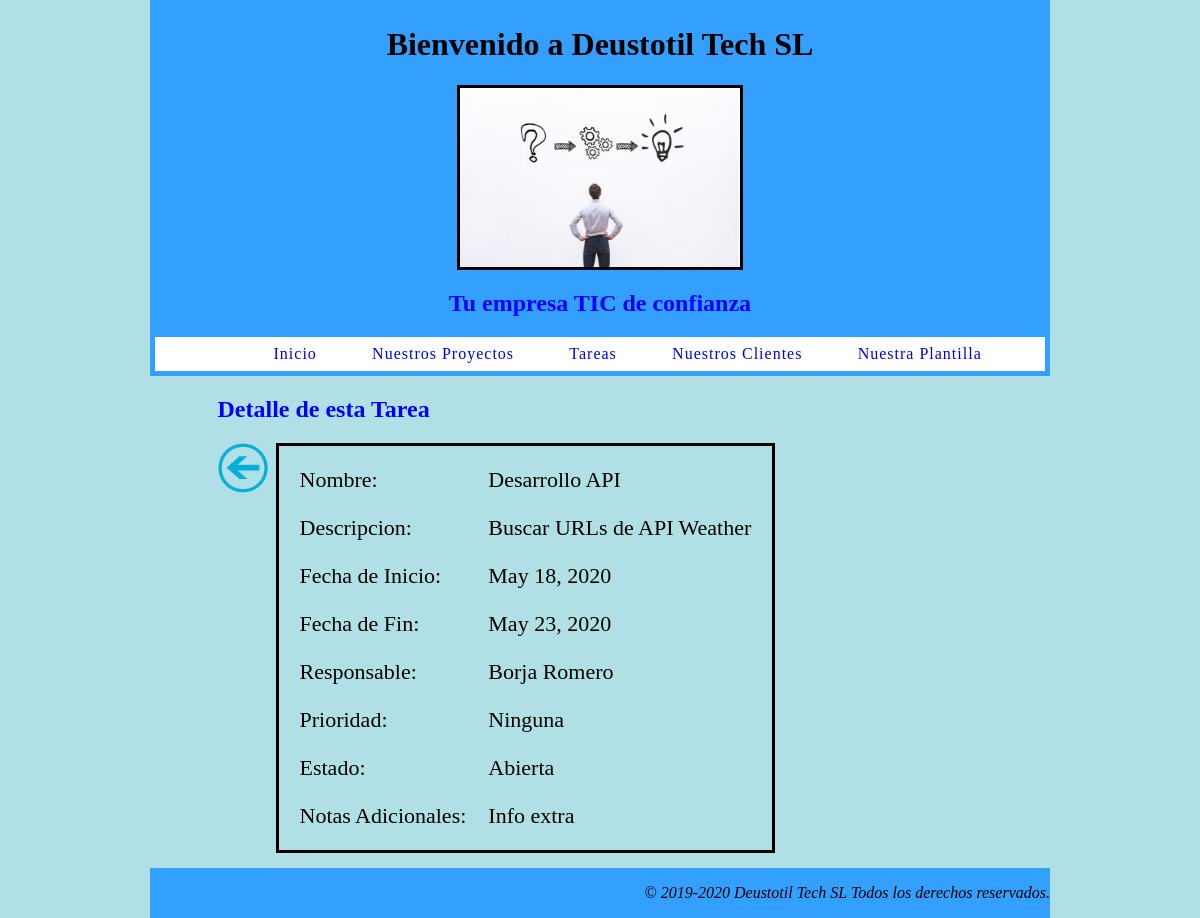
Screenshot of /index/tarea/1/ with the database file from the repository.
### appDeustotilTECHSL/models.py (models this page shows, shortened)
class Tarea(models.Model):
    nombre = models.CharField(max_length=25)
    descripcion = models.CharField(max_length=120)
    fecha_inicio = models.DateField(default=date.today())
    fecha_fin = models.DateField(default=date.today())
    responsable = models.ForeignKey(Empleado, null=True, on_delete=models.SET_NULL)
    prioridad = models.CharField(max_length=25, choices=PRIORIDADES, default="Ninguna")
    estadoTarea = models.CharField(max_length=25, choices=ESTADO_TAREA, default="Asignada")
    nota_adicional = models.TextField(default='Rellena este campo con información adicional',max_length=750)

class Empleado(models.Model):
    dni = models.CharField(max_length=12)
    foto_perfil = models.ImageField(upload_to='fotos_perfil/', blank=True)
    nombre = models.CharField(max_length=25)
    apellido1 = models.CharField(max_length=25)
    apellido2 = models.CharField(max_length=25)
    email = models.EmailField()
    telefono = models.IntegerField()
    def __str__(self):
        return f'{self.nombre} {self.apellido1}'

### appDeustotilTECHSL/views.py (the view)
# urls.py: path('tarea/<int:pk>/', views.TareaDetailView.as_view(), name='tarea'),
class TareaDetailView(DetailView):
    model = Tarea
    template_name = 'tarea.html'
    def get_context_data(self, **kwargs):
        context = super(TareaDetailView, self).get_context_data(**kwargs)
        context['titulo_pagina'] = 'Detalle de esta Tarea'
        return context

### appDeustotilTECHSL/templates/tarea.html
{% extends "index.html" %}
{% load static %}
{% block contenido %}
    <a href="javascript: history.go(-1)"><img class="iconoAtras" src="{% static 'img/iconoAtras.png' %}"></a>
<table class="tablaObjeto">
    <tr>
        <td>Nombre:</td>
        <td>{{ tarea.nombre }}</td>
    </tr>
    <tr>
        <td>Descripcion:</td>
        <td>{{ tarea.descripcion }}</td>
    </tr>
    <tr>
        <td>Fecha de Inicio:</td>
        <td>{{ tarea.fecha_inicio}}</td>
    </tr>
    <tr>
        <td>Fecha de Fin:</td>
        <td>{{ tarea.fecha_fin }}</td>
    </tr>
    <tr>
        <td>Responsable:</td>
        <td>{{ tarea.responsable }}</td>
    </tr>
    <tr>
        <td>Prioridad:</td>
        <td>{{ tarea.prioridad }}</td>
    </tr>
    <tr>
        <td>Estado:</td>
        <td>{{ tarea.estadoTarea }}</td>
    </tr>
        <tr>
        <td>Notas Adicionales:</td>
        <td>{{ tarea.nota_adicional }}</td>
    </tr>
</table>
{% endblock %}

### appDeustotilTECHSL/static/css/main.css (style rules this page uses)
body { background-color: powderblue; width: 75%; margin: auto; }
.tablaObjeto { border-spacing: 20px; border-style: solid; border-color: black; table-layout: fixed; border-collapse: separate; margin-left: 5px; }
td { font-family: Cambria, Cochin, Georgia, Times, 'Times New Roman', serif; font-size: 22px; text-align: left; }
.iconoAtras { height: 50px; width: 50px; float: left; margin-right: 8px; }
a { text-decoration: none; background-image: linear-gradient(currentColor, currentColor); background-position: 0% 100%; background-repeat: no-repeat; background-size: 0% 2px; transition: background-size .4s; }

### rows the page displays
Tarea: nombre "Desarrollo API", descripcion "Buscar URLs de API Weather", fecha_inicio "May 18, 2020", fecha_fin "May 23, 2020", responsable "Borja Romero", prioridad "Ninguna", estadoTarea "Abierta", nota_adicional "Info extra"

### other values shown
{{ titulo_pagina }} "Detalle de esta Tarea"
